Frame 1 (no input): blank canvas, image omitted
Frame 60 (the mouse pressed at the canvas centre just before this capture): blank canvas, image omitted
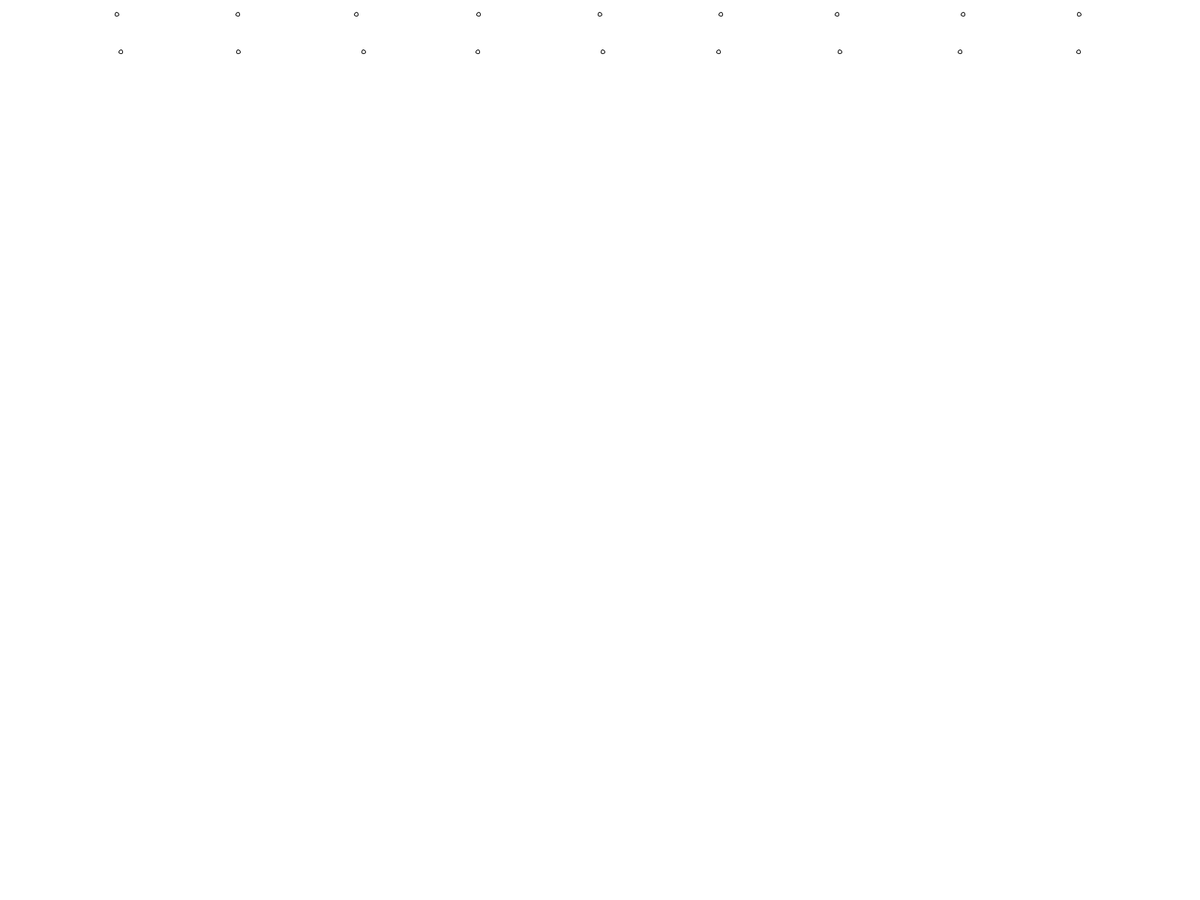
Frame 120 (the mouse held since frame 60 and released just before this capture)

The Processing sketch whose frames 1 and 60 were blank and that drew this single picture after the mouse press (run headless with seeded random() and noise(); from frame 60 on, the mouse is pressed at the canvas centre):

// Processing sketch: snowish
// ── snowish.pde
ArrayList<Snow> snows = new ArrayList<Snow>();

int off;

void setup() {
  
  frameRate(10000);
  
  fullScreen();
  
  
  
}

void draw() {
  
  background(255);
  
  
  
  if(frameCount % 50 == 0) {
    for(int i = 1; i < 10; i++) {
   
      snows.add(new Snow(((random(-5, 5) + i * ( width / 10))) % width, -1));
      
    
    }
    
    off++;
    
  }
  
  for(Snow s : snows) {
   
    s.fall();
    
    if(s.falling) {
     
      for(Snow sw : snows) {
       
        if(dist(s.x, s.y, sw.x, sw.y) < s.d && !(sw.falling)) {
         
          s.falling = false;
          
        }
        
      }
      
    }
    
  }
  
}
// ── snow.pde
class Snow {
  
  float x, y, d;
  
  boolean falling  = true;
  
  Snow(float _x, float _y) {
    
    x = _x;
    y = _y;
    
    d = 5;
    
  }
  
  void fall() {
   
    fill(255);
    ellipse(x, y, d, d);
    
    if(falling) {
    
    y++;
    
    }
    
    if(y >= height - 5) {
      
     falling = false;
      
    }
    
  }
  
  
}
